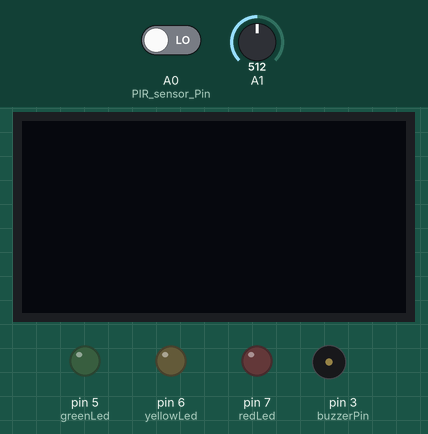
Recording of a sketch running on a simulated Arduino Uno, built with avr-gcc and run on an emulated ATmega328P. On the bench: 128×64 one-colour display, output pins drawn as LEDs (lit = HIGH), buzzer (waves = sounding, pin HIGH). Inputs (shaded band) come from the test bench; at power-on: A0 (PIR_sensor_Pin) LOW, A1 = 512.

Above: at 3.2 s.
3.3 s: A0 (PIR_sensor_Pin) driven HIGH
At 5.8 s:
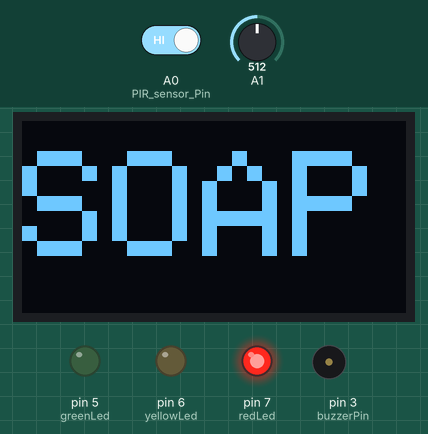
At 7.7 s:
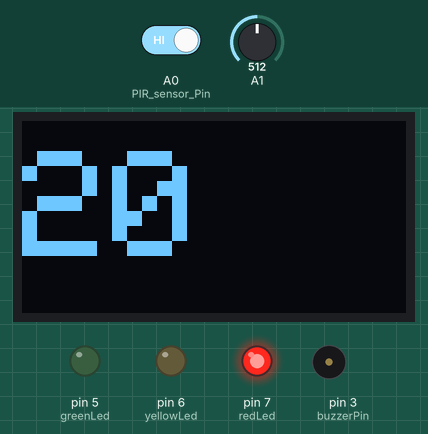
Timing chart, 0 to 30.7 s (numbered marks = the images above; inputs shaded):
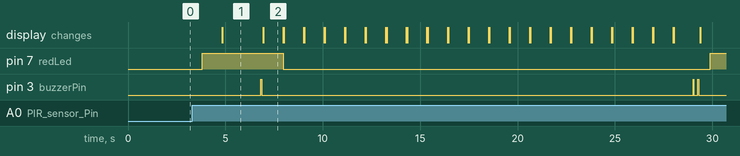

Measured:
- after the input at 3.3 s, pin 7 (redLed): LOW → HIGH after 0.50 s, → LOW 4.2 s later, → HIGH 21.9 s later; pin 3 (buzzerPin): goes HIGH 0.05 s, LOW 22.1 s, HIGH 0.05 s, LOW 0.20 s, HIGH 0.05 s, then LOW, starting after 3.5 s; the display: changes after 1.5 s (image 1)
- what the display in image 1 shows lasts 2.2 s, from 4.8 s to 7.0 s
- what the display in image 2 shows lasts 1.0 s, from 7.0 s to 8.0 s

The sketch:

20s_timer_test.ino
```cpp
 #include <Adafruit_GFX.h>
#include <Adafruit_SSD1306.h>


#define SCREEN_WIDTH 128  //OLED display width, in pixels
#define SCREEN_HEIGHT 64  //OLED display height, in pixels
//set screen width and screen height and reset pin for OLED display
Adafruit_SSD1306 display(SCREEN_WIDTH, SCREEN_HEIGHT, &Wire, -1);

const int PIR_sensor_Pin = A0; //set IR sensor to A0
int buzzerPin = 3;    //set buzzer to D3
int PIR_state = LOW;      // start no motion detected

// Battery sensor set
int greenLed = 5;     //set green LED to D5
int yellowLed = 6;    //set yellow LED to D6
int redLed = 7 ;      //set red LED to D7

int analogValue = 0;
float voltage = 0;


void setup(){
  Serial.begin(9600);

  pinMode(buzzerPin,OUTPUT);

  pinMode(greenLed, OUTPUT);
  pinMode(yellowLed,OUTPUT);
  pinMode(redLed, OUTPUT);

  //SSD1306_SWIRCHCAPVCC = generate display voltage from 3.3V internally
  pinMode(PIR_sensor_Pin, INPUT);  //set IR sensor as input
  if(!display.begin(SSD1306_SWITCHCAPVCC, 0x3c)){
    Serial.println(F("SSD1306 allocation failed"));
    for(;;);              //Don't proceed, loop forever
    }
    delay(2000);          //pause for 2 seconds
    display.clearDisplay(); //clear the buffer
    display.setTextSize(5); //set the word size to 5

  }

  void loop(){

    int status_sensor = digitalRead(PIR_sensor_Pin); //read the IR sensor status
    digitalWrite(buzzerPin, LOW);   //set buzzer low
    if(status_sensor == HIGH){   //If the IR sensor is triggered

      display.setTextColor(WHITE);  //set the word color is white
      display.setCursor(0,10);      //set the text to start at the(0,10) coordinates

      battery_life();               //call battery_life function to detect battery lifef and show it

      display.println("SOAP");      // print SOAP on OLED screen
      display.display();            //actually display text on the screen
      display.clearDisplay();       //clear the display
      delay(2000);                  //pause for 2 seconds

      digitalWrite(buzzerPin, HIGH); // beep when the timer start count down
      delay(50);
      digitalWrite(buzzerPin, LOW);
      delay(50);

      int i;                        //define a int number i as the count down number
      for(i=20; i>=0; i--){         // the initial number is 20 and if the number is more and equal 0 number - 1
        display.setTextColor(WHITE);  // set the text color is white
        display.setCursor(0,10);    //set the text to start at the(0,10) coordinates
        display.print(i);           //print i
        display.display();          //actually display i on the screen
        delay(1000);                // pause for 1 seconds
        if(i == 0){                 // if the timer is count down to 0 then beep twice
          digitalWrite(buzzerPin, HIGH);
          delay(50);
          digitalWrite(buzzerPin, LOW);
          delay(200);
          digitalWrite(buzzerPin, HIGH);
          delay(50);
          digitalWrite(buzzerPin, LOW);
          delay(50);

          }
          display.clearDisplay();       //clear all display
          display.display();
          digitalWrite(redLed, LOW);
          digitalWrite(yellowLed, LOW);
          digitalWrite(greenLed, LOW);

      }
     }
    }

// battery_life function detect battery life and use green, yellow and red LED to show battery life
void battery_life()
{
  analogValue = analogRead(A1);     //read the battery life
  //Serial.println(analogValue);
  voltage = 0.0088*analogValue;     //transfer the analog value to voltage
  //Serial.println(voltage);

  delay(500);
  if(voltage >= 8)                  //if the voltage is greater than 8V
  {
    digitalWrite(greenLed, HIGH);   // green LED light
  }
  else if(voltage > 7 && voltage < 8) // if the voltage is between 7 and 8V
  {
    digitalWrite(yellowLed, HIGH);    //yellow LED light
  }
  else if(voltage <= 7)             // if the voltage is less than 7V
  {
    digitalWrite(redLed, HIGH);     // red LED light
  }

  delay(1000);


  }
```
